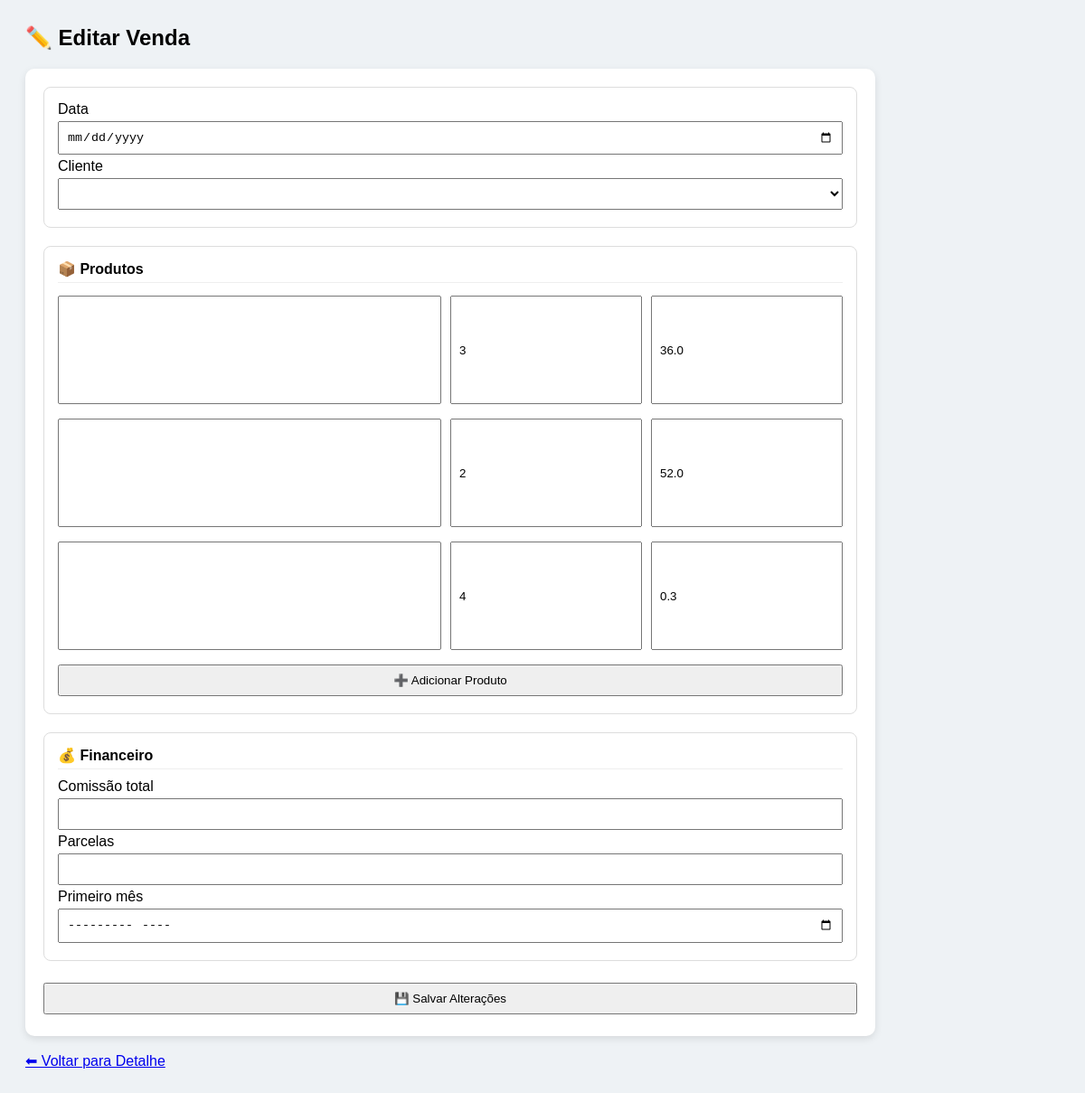
Page /venda/2/editar (signed in) on the committed database.
### tables this page shows
CREATE TABLE itens_venda (
        id INTEGER PRIMARY KEY AUTOINCREMENT,
        id_venda INTEGER,
        produto TEXT,
        quantidade INTEGER,
        valor_unitario REAL,
        total_item REAL);

### app.py (the view, shortened to what this page needs)
@app.route("/venda/<int:id_venda>/editar", methods=["GET", "POST"])
def editar_venda(id_venda):
    if not session.get("logado"):
        return redirect("/")
    id_usuario = session["id_usuario"]
    conn = conectar_db()
    c = conn.cursor()
    c.execute("SELECT * FROM vendas WHERE id = ? AND id_usuario = ?", (id_venda, id_usuario))
    venda = c.fetchone()
    c.execute("""
        SELECT produto, quantidade, valor_unitario
        FROM itens_venda
        WHERE id_venda = ?
    """, (id_venda,))
    itens = c.fetchall()
    c.execute("SELECT nome FROM clientes WHERE id_usuario=? ORDER BY nome", (id_usuario,))
    clientes = [r["nome"] for r in c.fetchall()]
    c.execute("""
        SELECT DISTINCT iv.produto
        FROM itens_venda iv
        JOIN vendas v ON v.id = iv.id_venda
        WHERE v.id_usuario = ?
        ORDER BY iv.produto
    """, (id_usuario,))
    produtos = [r["produto"] for r in c.fetchall()]
    conn.close()
    return render_template(
        "venda_editar.html",
        venda=venda,
        itens=itens,
        clientes=clientes,
        produtos=produtos
    )

### app.py (called while the page is built)
def conectar_db():
    conn = sqlite3.connect(BANCO)
    conn.row_factory = sqlite3.Row
    return conn

### templates/venda_editar.html (shortened to what this page needs)
<!DOCTYPE html>
<html>
<head>
</head>
<body>
<h2>✏️ Editar Venda</h2>
<form method="post" class="card">
    <div class="bloco">
        <label>Data</label>
        <input type="date" name="data" value="{{ venda.data }}" required>
        <label>Cliente</label>
        <select name="cliente" required>
        </select>
    </div>
    <div class="bloco">
        <h3>📦 Produtos</h3>
        <div id="produtos">
            {% for i in itens %}
                <div class="produto-linha">
                    <select name="produto[]" class="select-produto" required size="5">
                    </select>
                    <input name="quantidade[]" type="number" value="{{ i.quantidade }}" required>
                    <input name="valor[]" type="number" step="0.01" value="{{ i.valor_unitario }}" required>
                </div>
            {% endfor %}
        </div>
        <button type="button" onclick="adicionarProduto()">➕ Adicionar Produto</button>
    </div>
    <div class="bloco">
        <h3>💰 Financeiro</h3>
        <label>Comissão total</label>
        <input type="number" step="0.01" name="comissao" value="{{ venda.comissao_total }}" required>
        <label>Parcelas</label>
        <input type="number" name="parcelas" value="{{ venda.parcelas }}" required>
        <label>Primeiro mês</label>
        <input type="month" name="primeiro_mes" value="{{ venda.primeiro_mes }}" required>
    </div>
    <button type="submit">💾 Salvar Alterações</button>
</form>
<br>
<a href="/venda/{{ venda.id }}">⬅ Voltar para Detalhe</a>
</body>
</html>

### templates/venda_editar.html (style rules this page uses)
body { font-family: Arial, sans-serif; background: #eef2f5; padding: 20px; }
h2 { margin-top: 0; }
input, select, button { padding: 8px; margin: 4px 0; width: 100%; box-sizing: border-box; }
button { cursor: pointer; }
.card { background: white; padding: 20px; border-radius: 10px; box-shadow: 0 3px 8px rgba(0,0,0,0.1); max-width: 900px; }
.produto-linha { display: grid; grid-template-columns: 2fr 1fr 1fr; gap: 10px; margin-bottom: 8px; }
.bloco { border: 1px solid #ddd; border-radius: 8px; padding: 15px; margin-bottom: 20px; }
.bloco h3 { margin: 0 0 10px 0; font-size: 16px; border-bottom: 1px solid #eee; padding-bottom: 5px; }
.select-produto { height: 120px; }

### rows in the picture
itens_venda: quantidade "3", valor_unitario "36.0"
itens_venda: quantidade "2", valor_unitario "52.0"
itens_venda: quantidade "4", valor_unitario "0.3"
